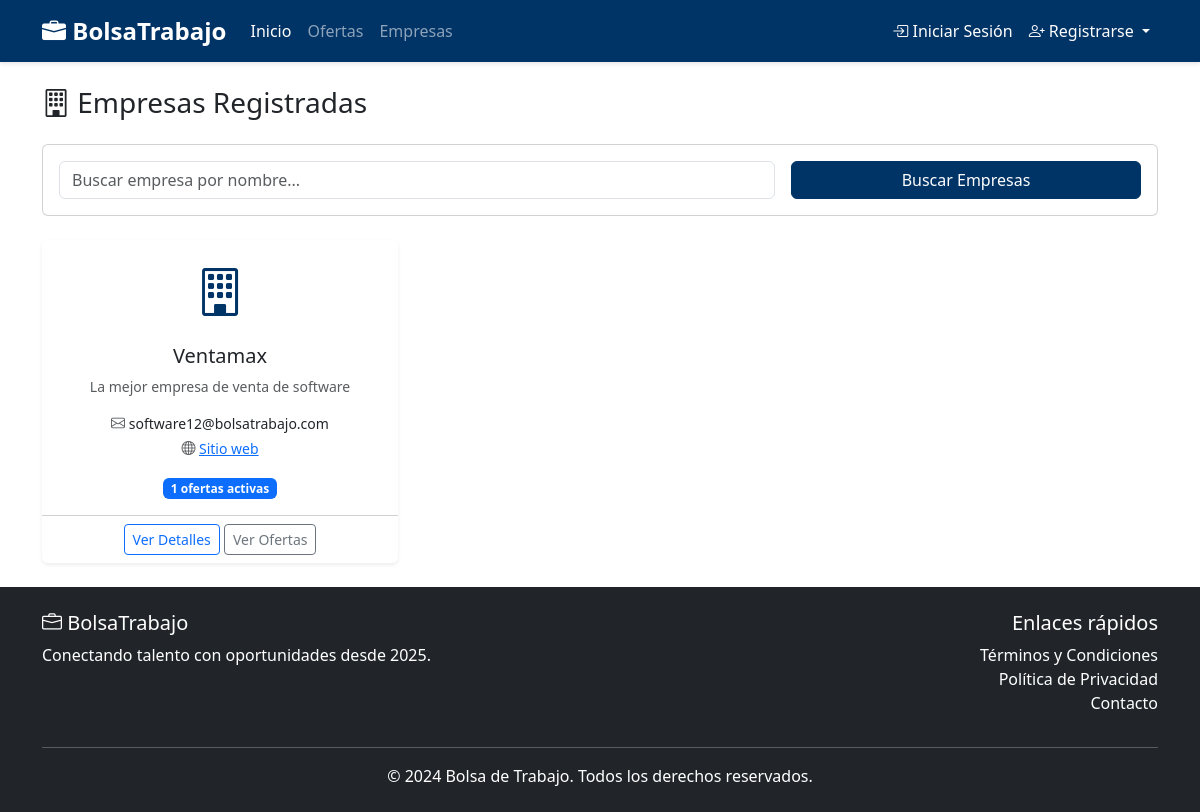
/companies/, run on the app's committed database.
### users/models.py (models this page shows, shortened)
class Company(models.Model):
    user = models.OneToOneField(User, on_delete=models.CASCADE)
    company_name = models.CharField(max_length=100)
    description = models.TextField(blank=True)
    contact_email = models.EmailField()
    website = models.URLField(blank=True)
    logo = models.ImageField(upload_to='company_logos/', blank=True, null=True)

### companies/views.py (the view)
# urls.py: path('', views.company_list, name='company_list'),
def company_list(request):
    companies = Company.objects.all()
    return render(request, 'companies/company_list.html', {'companies': companies})

### templates/companies/company_list.html (shortened to what this page needs)
{% extends 'base.html' %}
{% block content %}
<div class="container mt-4">
    <div class="row">
        <div class="col-12">
            <h1 class="h3 mb-4">
                <i class="bi bi-building"></i> Empresas Registradas
            </h1>
        </div>
    </div>
    <div class="row mb-4">
        <div class="col-12">
            <div class="card">
                <div class="card-body">
                    <div class="row g-3">
                        <div class="col-md-8">
                            <input type="text" class="form-control" placeholder="Buscar empresa por nombre...">
                        </div>
                        <div class="col-md-4">
                            <button class="btn btn-primary w-100">Buscar Empresas</button>
                        </div>
                    </div>
                </div>
            </div>
        </div>
    </div>
    <div class="row">
        {% for company in companies %}
        <div class="col-lg-4 col-md-6 mb-4">
            <div class="card company-card h-100 shadow-sm">
                <div class="card-body text-center">
                    <div class="mb-3">
                        <i class="bi bi-building" style="font-size: 3rem; color: #003366;"></i>
                    </div>
                    <h5 class="card-title">{{ company.company_name }}</h5>
                    {% if company.description %}
                    <p class="card-text text-muted small">
                        {{ company.description|truncatewords:20 }}
                    </p>
                    {% endif %}
                    <div class="mt-3">
                        <p class="small mb-1">
                            <i class="bi bi-envelope text-muted"></i> {{ company.contact_email }}
                        </p>
                        {% if company.website %}
                        <p class="small mb-2">
                            <i class="bi bi-globe text-muted"></i>
                            <a href="{{ company.website }}" target="_blank">Sitio web</a>
                        </p>
                        {% endif %}
                    </div>
                    <div class="mt-3">
                        <span class="badge bg-primary">
                            {{ company.joboffer_set.count }} ofertas activas
                        </span>
                    </div>
                </div>
                <div class="card-footer bg-transparent text-center">
                    <a href="{% url 'company_detail' company.id %}" class="btn btn-outline-primary btn-sm">
                        Ver Detalles
                    </a>
                    <a href="{% url 'job_list' %}?company={{ company.id }}" class="btn btn-outline-secondary btn-sm">
                        Ver Ofertas
                    </a>
                </div>
            </div>
        </div>
        {% endfor %}
    </div>
</div>
{% endblock %}

### templates/base.html (style rules this page uses)
.btn-primary { background-color: #003366; border-color: #003366; font-weight: 500; }

### templates/companies/company_list.html (style rules this page uses)
.company-card { transition: transform 0.2s; border: none; }

### data on the page
Company: company_name "Ventamax", description "La mejor empresa de venta de software", contact_email "software12@bolsatrabajo.com", joboffer_set.count "1"
